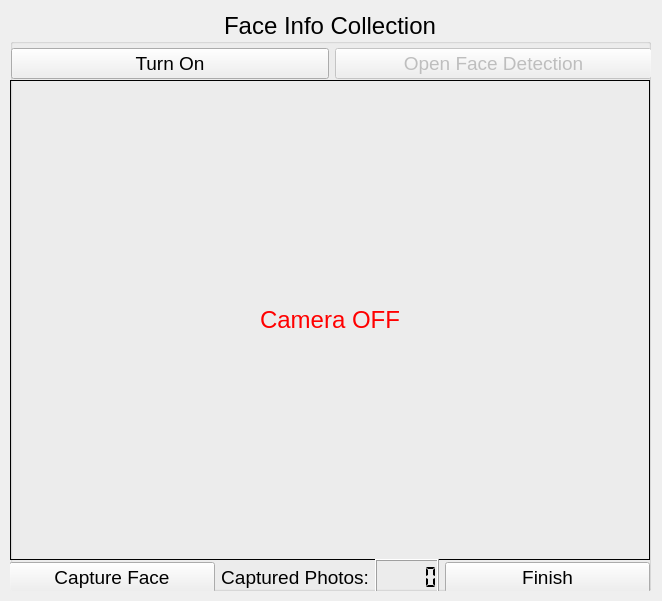
<?xml version="1.0" encoding="UTF-8"?>
<ui version="4.0">
 <class>dataRecordUI</class>
 <widget class="QWidget" name="dataRecordUI">
  <property name="geometry">
   <rect>
    <x>0</x>
    <y>0</y>
    <width>662</width>
    <height>601</height>
   </rect>
  </property>
  <property name="windowTitle">
   <string>OpenCV Face Recognition System - DataRecord</string>
  </property>
  <widget class="QGroupBox" name="faceRecordGroupBox">
   <property name="geometry">
    <rect>
     <x>10</x>
     <y>10</y>
     <width>641</width>
     <height>581</height>
    </rect>
   </property>
   <property name="font">
    <font>
     <pointsize>18</pointsize>
    </font>
   </property>
   <property name="title">
    <string>Face Info Collection</string>
   </property>
   <property name="alignment">
    <set>Qt::AlignCenter</set>
   </property>
   <property name="flat">
    <bool>false</bool>
   </property>
   <widget class="QWidget" name="layoutWidget">
    <property name="geometry">
     <rect>
      <x>1</x>
      <y>31</y>
      <width>641</width>
      <height>45</height>
     </rect>
    </property>
    <layout class="QHBoxLayout" name="controlHorizontalLayout">
     <item>
      <layout class="QHBoxLayout" name="webcamHorizontalLayout">
       <item>
        <widget class="QPushButton" name="switchButton">
         <property name="font">
          <font>
           <pointsize>14</pointsize>
          </font>
         </property>
         <property name="text">
          <string>Turn On</string>
         </property>
        </widget>
       </item>
      </layout>
     </item>
     <item>
      <widget class="QPushButton" name="enableFaceDetectButton">
       <property name="enabled">
        <bool>false</bool>
       </property>
       <property name="font">
        <font>
         <pointsize>14</pointsize>
        </font>
       </property>
       <property name="text">
        <string>Open Face Detection</string>
       </property>
      </widget>
     </item>
    </layout>
   </widget>
   <widget class="QLabel" name="faceDetectCaptureLabel">
    <property name="geometry">
     <rect>
      <x>0</x>
      <y>70</y>
      <width>640</width>
      <height>480</height>
     </rect>
    </property>
    <property name="frameShape">
     <enum>QFrame::Box</enum>
    </property>
    <property name="text">
     <string>&lt;html&gt;&lt;head/&gt;&lt;body&gt;&lt;p&gt;&lt;span style=&quot; font-size:18pt; color:#ff0000;&quot;&gt;Camera OFF&lt;/span&gt;&lt;/p&gt;&lt;/body&gt;&lt;/html&gt;</string>
    </property>
    <property name="alignment">
     <set>Qt::AlignCenter</set>
    </property>
   </widget>
   <widget class="QWidget" name="layoutWidget_2">
    <property name="geometry">
     <rect>
      <x>-1</x>
      <y>549</y>
      <width>641</width>
      <height>37</height>
     </rect>
    </property>
    <layout class="QHBoxLayout" name="faceRecordHorizontalLayout">
     <item>
      <widget class="QPushButton" name="captureButton">
       <property name="enabled">
        <bool>true</bool>
       </property>
       <property name="font">
        <font>
         <pointsize>14</pointsize>
        </font>
       </property>
       <property name="text">
        <string>Capture Face</string>
       </property>
      </widget>
     </item>
     <item>
      <layout class="QHBoxLayout" name="faceRecordCountHorizontalLayout">
       <item>
        <widget class="QLabel" name="faceFrameCountLabel">
         <property name="font">
          <font>
           <pointsize>14</pointsize>
          </font>
         </property>
         <property name="text">
          <string>Captured Photos:</string>
         </property>
         <property name="alignment">
          <set>Qt::AlignRight|Qt::AlignTrailing|Qt::AlignVCenter</set>
         </property>
        </widget>
       </item>
       <item>
        <widget class="QLCDNumber" name="faceFrameCountLcdNum">
         <property name="segmentStyle">
          <enum>QLCDNumber::Flat</enum>
         </property>
        </widget>
       </item>
      </layout>
     </item>
     <item>
      <widget class="QPushButton" name="finishButton">
       <property name="enabled">
        <bool>true</bool>
       </property>
       <property name="font">
        <font>
         <pointsize>14</pointsize>
        </font>
       </property>
       <property name="text">
        <string>Finish</string>
       </property>
      </widget>
     </item>
    </layout>
   </widget>
  </widget>
 </widget>
 <resources/>
 <connections/>
</ui>
